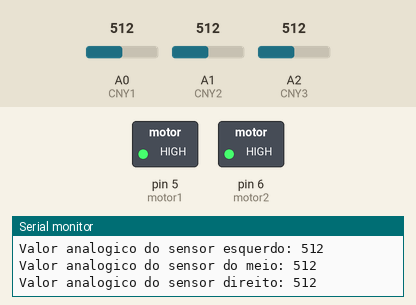
This sketch was run on a simulated Arduino Uno, built with avr-gcc and run on an emulated ATmega328P. Shown: switched loads named in the sketch (green lamp = pin HIGH), the last lines printed to the serial monitor. The inputs (shaded band) are chosen by the test bench; at power-on: A0 (CNY1) = 512, A2 (CNY3) = 512, A1 (CNY2) = 512.

Above: at 1.4 s.
1.5 s: A0 (CNY1) set to 490
At 2.7 s:
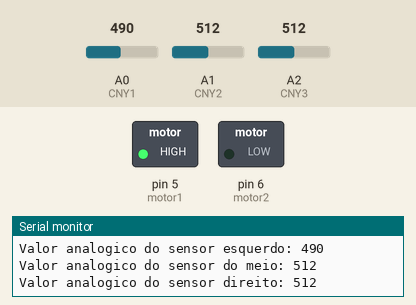
3.4 s: A2 (CNY3) set to 483
At 4.5 s:
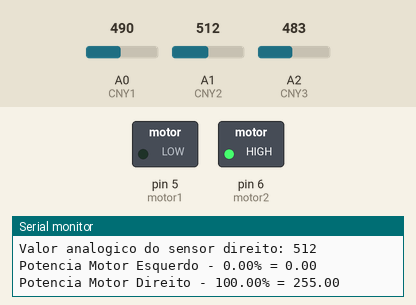
5.3 s: A1 (CNY2) set to 486
At 6.2 s:
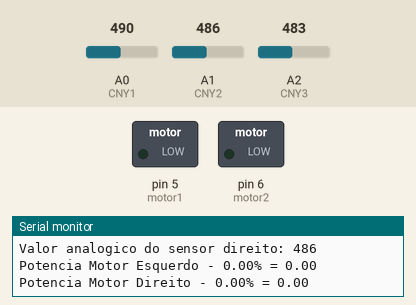
7.3 s: A1 (CNY2) set to 510
At 8.7 s:
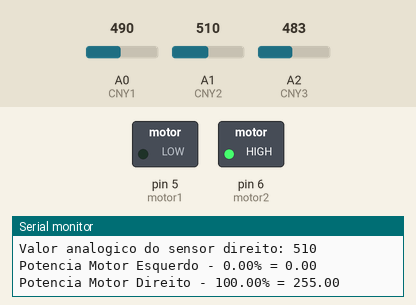
9.2 s: A1 (CNY2) set to 490
At 10.5 s:
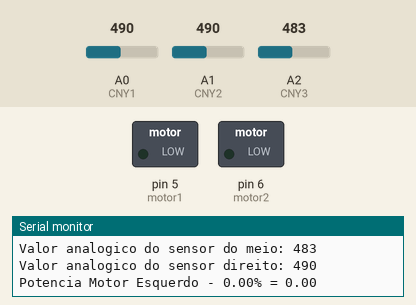
Timing chart, 0 to 12.2 s (numbered marks = the images above; inputs shaded):
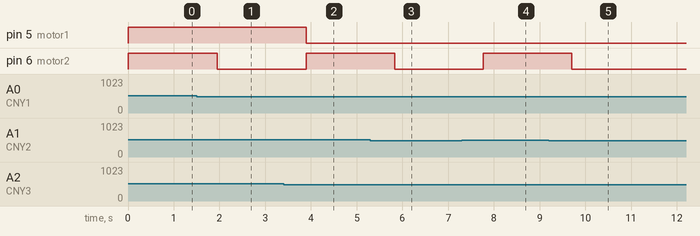

Measured:
- the behaviour switches between 501 and 500 on A0 (CNY1) (found by bisection; images 0 and 1)
- the behaviour switches between 501 and 500 on A2 (CNY3) (found by bisection; images 1 and 2)
- the behaviour switches between 501 and 500 on A1 (CNY2) (found by bisection; images 2 and 3)
- after the input at 1.5 s, pin 6 (motor2): HIGH → LOW after 0.45 s
- after the input at 3.4 s, pin 5 (motor1): HIGH → LOW after 0.50 s; pin 6 (motor2): LOW → HIGH after 0.50 s
- after the input at 5.3 s, pin 6 (motor2): HIGH → LOW after 0.54 s
- after the input at 7.3 s, pin 6 (motor2): LOW → HIGH after 0.47 s
- after the input at 9.2 s, pin 6 (motor2): HIGH → LOW after 0.51 s

The sketch:

ProjetoCarrinho_V6.ino
```cpp
/*  Projeto Carro Seguidor de Linha
 *
 *  Integrantes:
 *
 *  Eduardo Guimarães | RA: 185698
 *  Henrico dos Santos | RA: 186099
 *  Luiz Ricardo | RA: 185675
 *  Manoela Alvares | RA: 190565
 *
 */

#define F_CPU 16000000

#include <avr/io.h>
#include <util/delay.h>

#define motorEsq 5 //Definição da porta utilizada para o motor esquerdo - D5
#define motorDir 6 //Definição da porta utilizada para o motor direito - D6

int sensorEsq = 0; //Definição da variável que vai ler a porta analógica do sensor esquerdo - A0
int sensorMeio = 0; //Definição da variável que vai ler a porta analógica do sensor do meio - A1
int sensorDir = 0; //Definição da variável que vai ler a porta analógica do sensor direito - A2

void InitADC(){
  ADMUX |= (1<<REFS0);
  ADCSRA |= (1<<ADPS2) | (1<<ADPS1) | (1<<ADPS0) | (1<<ADEN); //Inicialização do ADC e configuração do prescaler de 128
}

uint16_t ReadADC(uint8_t ADCchannel){
  ADMUX = (ADMUX & 0xF0) | (ADCchannel & 0x0F); //Seleção do canal ADC
  ADCSRA |= (1<<ADSC); //Modo: Single Mode
  while(ADCSRA & (1<<ADSC)); //Loop para esperar até a conversão de ADC ser realizada
  return ADC;
}

void motorEsqPWM(){
  TCCR0A |= (1 << COM0A1)  | (0 << COM0A0) | (1 << WGM01) | (1 << WGM00); //Configuração do PWM para o motor esquerdo
  TCCR0B |= (0 << CS02) | (0 << CS01) | (1 << CS00); //Sem uso de prescaler
}

void motorDirPWM(){
  TCCR0A |= (1 << COM0B1)  | (0 << COM0B0) | (1 << WGM01) | (1 << WGM00); //Configuração do PWM para o motor direito
  TCCR0B |= (0 << CS02) | (0 << CS01) | (1 << CS00); //Sem uso de prescaler
}

int leituraSensor(){
  //OCR0A: Motor Esquerdo | OCR0B: Motor Direito | Duty Cycle
  sensorEsq = ReadADC(0); //Faz a leitura do sensor esquerdo conectado na porta A0
  sensorMeio = ReadADC(1); //Faz a leitura do sensor do meio conectado na porta A1
  sensorDir = ReadADC(2); //Faz a leitura do sensor direito conectado  na porta A2
  if((sensorEsq >= 500) && (sensorMeio < 500) && (sensorDir < 500)){ //Sensor Esq: preto | Sensor Meio: branco | Sensor Dir: branco (curva para esquerda para corrigir)
    OCR0A = 5;
    OCR0B = 130;
    _delay_ms(25);
  }
  if((sensorEsq < 500) && (sensorMeio >= 500) && (sensorDir < 500)){ //Sensor Esq: branco | Sensor Meio: preto | Sensor Dir: branco (linha reta)
    OCR0A = 200;
    OCR0B = 200;

  }
  if((sensorEsq < 500) && (sensorMeio < 500) && (sensorDir >= 500)){ //Sensor Esq: branco | Sensor Meio: branco | Sensor Dir: preto (curva para direita para corrigir)
    OCR0A = 200;
    OCR0B = 5;
    _delay_ms(25);
  }
  if((sensorEsq >= 500) && (sensorMeio >= 500) && (sensorDir < 500)){ //Sensor Esq: preto | Sensor Meio: preto | Sensor Dir: branco (curva para esquerda)
    OCR0A = 5;
    OCR0B = 100;
    _delay_ms(25);
  }
  if((sensorEsq < 500) && (sensorMeio >= 500) && (sensorDir >= 500)){ //Sensor Esq: branco | Sensor Meio: preto | Sensor Dir: preto (curva para direita)
    OCR0A = 130;
    OCR0B = 5;
    _delay_ms(25);
  }
  if((sensorEsq >= 500) && (sensorMeio >= 500) && (sensorDir >= 500)){ //Sensor Esq: branco | Sensor Meio: branco | Sensor Dir: preto (menor probabilidade dos 3 sensores identificarem a fita preta)
    OCR0A = 130;
    OCR0B = 130;
    _delay_ms(25);
  }
}

int main(void){
  DDRD |= (1 << motorEsq) | (1 << motorDir); //Definição das portas direcionadas ao uso dos motores
  InitADC(); //Chamada da função que inicializa o ADC
  motorEsqPWM(); //Chamada da função que configura o PWM do motor esquerdo
  motorDirPWM(); //Chamada da função que configura o PWM do motor direito
  while(1){
    leituraSensor(); //Chamada da função lê os valores de input dos pinos analógicos para então poder configurar o PWM de cada um dos motores
  }
}
```

ProjCarrinho.ino
```cpp
#define motor1 5 //Motor esquerdo
#define motor2 6  //Motor direito
#define CNY1 A0
#define CNY2 A1
#define CNY3 A2
int leituraSensor1 = 0; //Sensor esquerdo
int leituraSensor2 = 0; //Sensor direito
int leituraSensor3 = 0; //Sensor do meio
float potenciaPorcentagem1, potenciaPorcentagem2;
float potenciaAnalogica1, potenciaAnalogica2;

int sensorFunction(){
  leituraSensor1 = analogRead(CNY1);
  leituraSensor2 = analogRead(CNY2);
  leituraSensor3 = analogRead(CNY3);
  if((leituraSensor1 > 500) && (leituraSensor3 > 500) && (leituraSensor2 > 500)){ //Sensor Esq: preto | Sensor Meio: preto | Sensor Dir: preto
    return 1;
  }
  if((leituraSensor1 <= 500) && (leituraSensor3 > 500) && (leituraSensor2 > 500)){ //Sensor Esq: branco | Sensor Meio: preto | Sensor Dir: preto
    return 2;
  }
  if((leituraSensor1 > 500) && (leituraSensor3 <= 500) && (leituraSensor2 > 500)){ //Sensor Esq: preto | Sensor Meio: branco | Sensor Dir: preto
    return 3;
  }
  if((leituraSensor1 > 500) && (leituraSensor3 > 500) && (leituraSensor2 <= 500)){ //Sensor Esq: preto | Sensor Meio: preto | Sensor Dir: branco
    return 4;
  }
  if((leituraSensor1 <= 500) && (leituraSensor3 <= 500) && (leituraSensor2 > 500)){ //Sensor Esq: branco | Sensor Meio: branco | Sensor Dir: preto
    return 5;
  }
  if((leituraSensor1 > 500) && (leituraSensor3 <= 500) && (leituraSensor2 <= 500)){ //Sensor Esq: preto | Sensor Meio: branco | Sensor Dir: branco
    return 6;
  }
  if((leituraSensor1 <= 500) && (leituraSensor3 > 500) && (leituraSensor2 <= 500)){ //Sensor Esq: branco | Sensor Meio: preto | Sensor Dir: branco
    return 7;
  }
  if((leituraSensor1 <= 500) && (leituraSensor3 <= 500) && (leituraSensor2 <= 500)){ //Sensor Esq: branco | Sensor Meio: branco | Sensor Dir: branco
    return 8;
  }
}

void motorFunction(float porcentagem1, float porcentagem2){
  potenciaPorcentagem1 = porcentagem1;
  potenciaAnalogica1 = (2.55 * porcentagem1);
  analogWrite(motor1, potenciaAnalogica1);
  potenciaPorcentagem2 = porcentagem2;
  potenciaAnalogica2 = (2.55 * porcentagem2);
  analogWrite(motor2, potenciaAnalogica2);
}

void setup() {
  pinMode(CNY1, INPUT);
  pinMode(CNY2, INPUT);
  pinMode(CNY3, INPUT);
  pinMode(motor1, OUTPUT);
  pinMode(motor2, OUTPUT);
  Serial.begin(9600);
}

void loop() {
  switch(sensorFunction()){
    case 1:
      motorFunction(100, 100);
      break;
    case 2:
      motorFunction(100, 0);
      break;
    case 3:
      motorFunction(0, 0);
      break;
    case 4:
      motorFunction(100, 0);
      break;
    case 5:
      motorFunction(0, 100);
      break;
    case 6:
      motorFunction(100, 0);
      break;
    case 7:
      motorFunction(100, 100);
      break;
    case 8:
      motorFunction(0, 0);
      break;
    default:
      break;
  }
  Serial.print("Valor analogico do sensor esquerdo: ");
  Serial.println(leituraSensor1);
  Serial.print("Valor analogico do sensor do meio: ");
  Serial.println(leituraSensor3);
  Serial.print("Valor analogico do sensor direito: ");
  Serial.println(leituraSensor2);
  Serial.print("Potencia Motor Esquerdo - ");
  Serial.print(potenciaPorcentagem1);
  Serial.print("% = ");
  Serial.println(potenciaAnalogica1);
  Serial.print("Potencia Motor Direito - ");
  Serial.print(potenciaPorcentagem2);
  Serial.print("% = ");
  Serial.println(potenciaAnalogica2);
  Serial.println("");
  delay(500);
}
```
